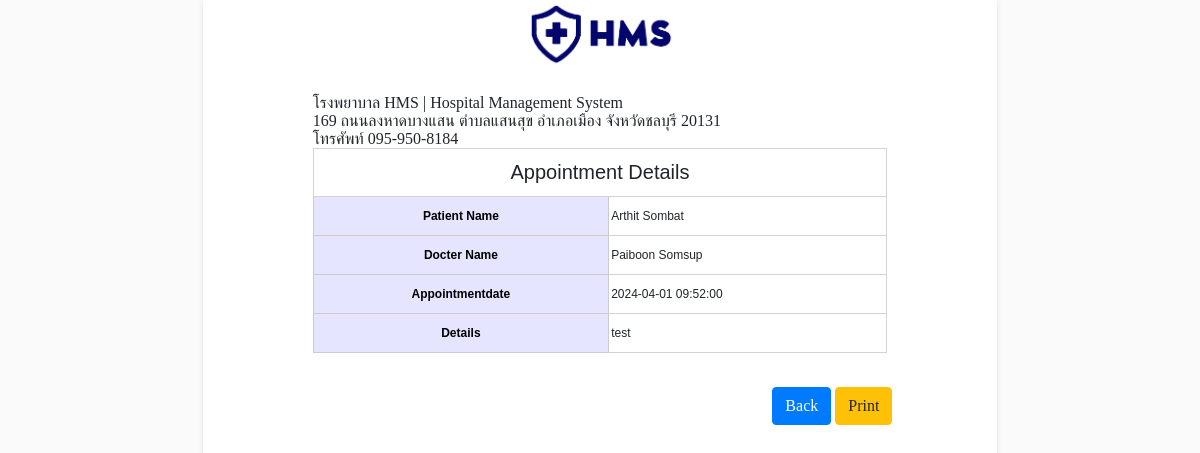
The page /users/view-appointment.php?id=14 (signed in) on the database its author committed.
### tables this page shows
CREATE TABLE `appointment` (
  `id` int NOT NULL,
  `id_doctor` int NOT NULL,
  `id_users` int NOT NULL,
  `appointmentdate` datetime NOT NULL,
  `details` varchar(255) NOT NULL
);

CREATE TABLE `users` (
  `id` int NOT NULL,
  `firstname` varchar(100) NOT NULL,
  `lastname` varchar(100) NOT NULL,
  `gender` varchar(20) NOT NULL,
  `phonenum` varchar(12) NOT NULL,
  `birthdate` date DEFAULT NULL,
  `address` varchar(100) NOT NULL,
  `congenital` varchar(500) NOT NULL,
  `drugallergy` varchar(500) NOT NULL,
  `email` varchar(50) NOT NULL,
  `password` varchar(255) NOT NULL
);

CREATE TABLE `doctors` (
  `id` int NOT NULL,
  `firstname` varchar(50) NOT NULL,
  `lastname` varchar(50) NOT NULL,
  `gender` varchar(20) NOT NULL,
  `specialization` varchar(100) NOT NULL,
  `phoneno` varchar(12) NOT NULL,
  `birthdate` date DEFAULT NULL,
  `address` varchar(255) NOT NULL,
  `email` varchar(100) NOT NULL,
  `password` varchar(255) NOT NULL
);

### users/view-appointment.php (the view, shortened to what this page needs)
<!DOCTYPE html>
<html lang="en">
<head>
    <link rel="stylesheet" href="https://stackpath.bootstrapcdn.com/bootstrap/4.5.2/css/bootstrap.min.css">
</head>
<body>
    <div id="app">
        <div class="app-content">
            <div class="main-content">
                <div class="wrap-content container" id="container">
                    <div class="page">
                    <img src="assets/images/hms.png" alt="Hospital Logo" style="position: absolute; top: 0; left: 50%; transform: translateX(-50%); width: 150px; height: auto;">
                        <div class="container-fluid container-fullw bg-white">
                            <div>
                                <tr>
                                    <td>โรงพยาบาล HMS | Hospital Management System</td> <br>
                                    <td>169 ถนนลงหาดบางแสน   ตำบลแสนสุข อำเภอเมือง จังหวัดชลบุรี 20131</td> <br>
                                    <td>โทรศัพท์ 095-950-8184</td> <br>
                                </tr>
                            </div>
                                <div class="row">
                                    <div class="col-md-12">
                                        <?php
                                        $aid=$_GET['id'];
                                        include('../include/config.php');
                                        $sql = mysqli_query($conn,"SELECT appointment.id AS a_id, doctors.firstname AS doctor_fname, doctors.lastname AS doctor_lname, users.firstname AS user_fname, users.lastname AS user_lname, appointmentdate, details FROM appointment
                                        INNER JOIN users ON users.id=appointment.id_users
                                        INNER JOIN doctors ON doctors.id=appointment.id_doctor
                                        WHERE appointment.id = '$aid'");
                                        ?>
                                    <table border="1" class="TableData table table-bordered">
                                    <tr align="center">
                                        <td colspan="4" style="font-size:20px;">Appointment Details</td>
                                    </tr>
                                    <?php while ($row = mysqli_fetch_assoc($sql)) { ?>
                                    <tr>
                                        <th scope>Patient Name</th>
                                        <td><?php  echo $row['user_fname'];?>
                                            <?php  echo $row['user_lname'];?></td>
                                    </tr>
                                    <tr>
                                        <th scope>Docter Name</th>
                                        <td><?php  echo $row['doctor_fname'];?>
                                            <?php  echo $row['doctor_lname'];?></td>
                                    </tr>
                                    <tr>
                                        <th scope>Appointmentdate</th>
                                        <td><?php  echo $row['appointmentdate'];?></td>
                                    </tr>
                                    <tr>
                                        <th scope>Details</th>
                                        <td><?php  echo $row['details'];?></td>
                                    </tr>
                                    <?php }?>
                                </table>
                                    </div>
                                </div>
                            </div>
                            <br>
                        <div style="float: right;">
                            <a href="appointment.php" class="btn btn-primary">Back</a>
                            <button onclick="window.print()" class="btn btn-warning" style="margin-right: 10px;">Print</button>
                        </div>
                    </div>
                </div>
            </div>
        </div>
    </div>
</body>
</html>

### users/view-appointment.php (style rules this page uses)
body { margin: 0; padding: 0; background-color: #FAFAFA; font: 12pt "Tohoma"; }
.page { width: 21cm; overflow: hidden; min-height: 29.7cm; padding: 2.5cm; margin-left: auto; margin-right: auto; background: white; box-shadow: 0 0 5px rgba(0, 0, 0, 0.1); }
.TableData { background: #ffffff; font: 11px; width: 100%; border-collapse: collapse; font-family: Verdana, Arial, Helvetica, sans-serif; font-size: 12px; border: thin solid #d3d3d3; }
.TableData TH { background: rgba(0, 0, 255, 0.1); text-align: center; font-weight: bold; color: #000; border: solid 1px #ccc; height: 24px; }
.TableData TR { height: 24px; border: thin solid #d3d3d3; }
.TableData TR TD { padding-right: 2px; padding-left: 2px; border: thin solid #d3d3d3; }

### rows shown on the page
appointment: id_users.firstname "Arthit", id_users.lastname "Sombat", id_doctor.firstname "Paiboon", id_doctor.lastname "Somsup", appointmentdate "2024-04-01 09:52:00", details "test"
